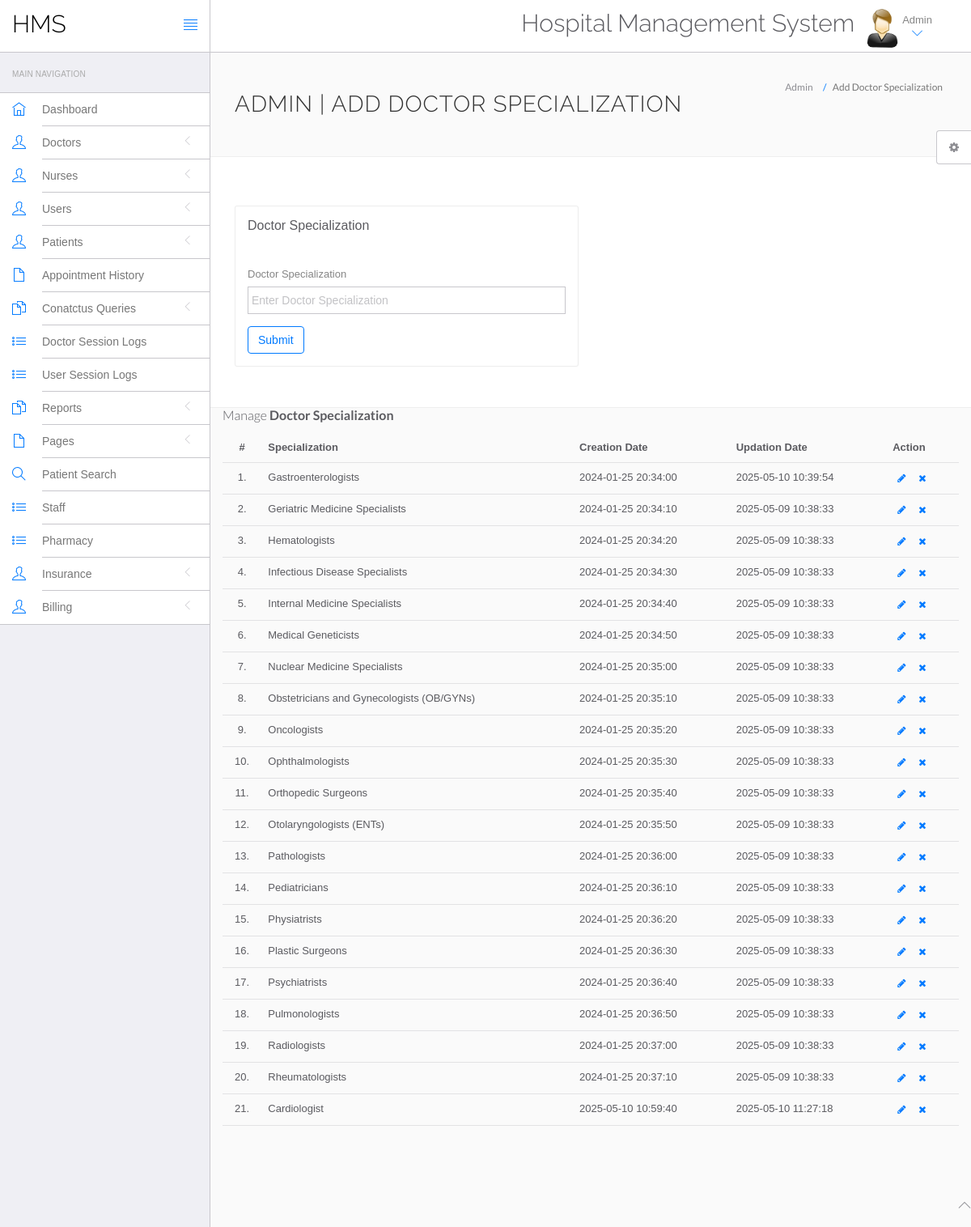
Page /hms/admin/doctor-specilization.php (signed in) on the committed database.
### tables this page shows
CREATE TABLE `doctorspecilization` (
  `id` int(11) NOT NULL,
  `specialization` varchar(255) DEFAULT NULL,
  `creationDate` timestamp NOT NULL DEFAULT current_timestamp(),
  `updationDate` timestamp NOT NULL DEFAULT current_timestamp() ON UPDATE current_timestamp()
);

### hms/admin/doctor-specilization.php (the view, shortened to what this page needs)
<?php
include('include/config.php');
if (strlen($_SESSION['id'] == 0)) {
    header('location:logout.php');
} else {
?>
<!DOCTYPE html>
<html lang="en">
    <head>
        <link rel="stylesheet" href="vendor/bootstrap/css/bootstrap.min.css">
        <link rel="stylesheet" href="vendor/fontawesome/css/font-awesome.min.css">
        <link rel="stylesheet" href="vendor/themify-icons/themify-icons.min.css">
        <link href="vendor/animate.css/animate.min.css" rel="stylesheet" media="screen">
        <link href="vendor/perfect-scrollbar/perfect-scrollbar.min.css" rel="stylesheet" media="screen">
        <link href="vendor/switchery/switchery.min.css" rel="stylesheet" media="screen">
        <link href="vendor/bootstrap-touchspin/jquery.bootstrap-touchspin.min.css" rel="stylesheet" media="screen">
        <link href="vendor/select2/select2.min.css" rel="stylesheet" media="screen">
        <link href="vendor/bootstrap-datepicker/bootstrap-datepicker3.standalone.min.css" rel="stylesheet" media="screen">
        <link href="vendor/bootstrap-timepicker/bootstrap-timepicker.min.css" rel="stylesheet" media="screen">
        <link rel="stylesheet" href="assets/css/styles.css">
        <link rel="stylesheet" href="assets/css/plugins.css">
        <link rel="stylesheet" href="assets/css/themes/theme-1.css" id="skin_color" />
    </head>
    <body>
        <div id="app">
<?php include('include/sidebar.php');?>
            <div class="app-content">
                    <?php include('include/header.php');?>
                <div class="main-content" >
                    <div class="wrap-content container" id="container">
                        <section id="page-title">
                            <div class="row">
                                <div class="col-sm-8">
                                    <h1 class="mainTitle">Admin | Add Doctor Specialization</h1>
                                                                        </div>
                                <ol class="breadcrumb">
                                    <li>
                                        <span>Admin</span>
                                    </li>
                                    <li class="active">
                                        <span>Add Doctor Specialization</span>
                                    </li>
                                </ol>
                            </div>
                        </section>
                        <div class="container-fluid container-fullw bg-white">
                            <div class="row">
                                <div class="col-md-12">
                                    <div class="row margin-top-30">
                                        <div class="col-lg-6 col-md-12">
                                            <div class="panel panel-white">
                                                <div class="panel-heading">
                                                    <h5 class="panel-title">Doctor Specialization</h5>
                                                </div>
                                                <div class="panel-body">
                                                    <form role="form" name="dcotorspcl" method="post" >
                                                        <div class="form-group">
                                                            <label for="exampleInputEmail1">
                                                                Doctor Specialization
                                                            </label>
                                                            <input type="text" name="doctorspecilization" class="form-control"  placeholder="Enter Doctor Specialization">
                                                        </div>
                                                        <button type="submit" name="submit" class="btn btn-o btn-primary">
                                                            Submit
                                                        </button>
                                                    </form>
                                                </div>
                                            </div>
                                        </div>
                                    </div>
                                </div>
                            </div>
                        </div>
                        <div class="row">
                            <div class="col-md-12">
                                <h5 class="over-title margin-bottom-15">Manage <span class="text-bold">Doctor Specialization</span></h5>
                                <table class="table table-hover" id="sample-table-1">
                                    <thead>
                                        <tr>
                                            <th class="center">#</th>
                                            <th>Specialization</th>
                                            <th class="hidden-xs">Creation Date</th>
                                            <th>Updation Date</th>
                                            <th>Action</th>
                                        </tr>
                                    </thead>
                                    <tbody>
<?php
$sql=mysqli_query($con,"SELECT * FROM doctorspecilization");
$cnt=1;
while($row=mysqli_fetch_array($sql))
{
?>
                                        <tr>
                                            <td class="center"><?php echo $cnt;?>.</td>
                                            <td class="hidden-xs"><?php echo $row['specialization'];?></td>
                                            <td><?php echo $row['creationDate'];?></td>
                                            <td><?php echo $row['updationDate'];?>
                                            </td>
                                            <td>
                                            <div class="visible-md visible-lg hidden-sm hidden-xs">
                                                <a href="edit-doctor-specialization.php?id=<?php echo $row['id'];?>" class="btn btn-transparent btn-xs" tooltip-placement="top" tooltip="Edit"><i class="fa fa-pencil"></i></a>
                                                <a href="doctor-specilization.php?id=<?php echo $row['id']?>&del=delete" onClick="return confirm('Are you sure you want to delete?')"class="btn btn-transparent btn-xs tooltips" tooltip-placement="top" tooltip="Remove\"><i class="fa fa-times fa fa-white\"></i></a>
                                            </div>
                                            </td>
                                        </tr>
                                        <?php
$cnt=$cnt+1;
}?>
                                    </tbody>
                                </table>
                            </div>
                        </div>
                    </div>
                </div>
            </div>
        </div>
        <?php include('include/footer.php');?>
        <?php include('include/setting.php');?>
        </body>
</html>
<?php } ?>

### hms/admin/assets/css/themes/theme-1.css (style rules this page uses)
body { background: #FAFAFA; }

### rows in the picture
doctorspecilization: specialization "Gastroenterologists", creationDate "2024-01-25 20:34:00", updationDate "2025-05-10 10:39:54"
doctorspecilization: specialization "Geriatric Medicine Specialists", creationDate "2024-01-25 20:34:10", updationDate "2025-05-09 10:38:33"
doctorspecilization: specialization "Hematologists", creationDate "2024-01-25 20:34:20", updationDate "2025-05-09 10:38:33"
doctorspecilization: specialization "Infectious Disease Specialists", creationDate "2024-01-25 20:34:30", updationDate "2025-05-09 10:38:33"
doctorspecilization: specialization "Internal Medicine Specialists", creationDate "2024-01-25 20:34:40", updationDate "2025-05-09 10:38:33"
doctorspecilization: specialization "Medical Geneticists", creationDate "2024-01-25 20:34:50", updationDate "2025-05-09 10:38:33"
doctorspecilization: specialization "Nuclear Medicine Specialists", creationDate "2024-01-25 20:35:00", updationDate "2025-05-09 10:38:33"
doctorspecilization: specialization "Obstetricians and Gynecologists (OB/GYNs)", creationDate "2024-01-25 20:35:10", updationDate "2025-05-09 10:38:33"
doctorspecilization: specialization "Oncologists", creationDate "2024-01-25 20:35:20", updationDate "2025-05-09 10:38:33"
doctorspecilization: specialization "Ophthalmologists", creationDate "2024-01-25 20:35:30", updationDate "2025-05-09 10:38:33"
doctorspecilization: specialization "Orthopedic Surgeons", creationDate "2024-01-25 20:35:40", updationDate "2025-05-09 10:38:33"
doctorspecilization: specialization "Otolaryngologists (ENTs)", creationDate "2024-01-25 20:35:50", updationDate "2025-05-09 10:38:33"
doctorspecilization: specialization "Pathologists", creationDate "2024-01-25 20:36:00", updationDate "2025-05-09 10:38:33"
doctorspecilization: specialization "Pediatricians", creationDate "2024-01-25 20:36:10", updationDate "2025-05-09 10:38:33"
doctorspecilization: specialization "Physiatrists", creationDate "2024-01-25 20:36:20", updationDate "2025-05-09 10:38:33"
doctorspecilization: specialization "Plastic Surgeons", creationDate "2024-01-25 20:36:30", updationDate "2025-05-09 10:38:33"
doctorspecilization: specialization "Psychiatrists", creationDate "2024-01-25 20:36:40", updationDate "2025-05-09 10:38:33"
doctorspecilization: specialization "Pulmonologists", creationDate "2024-01-25 20:36:50", updationDate "2025-05-09 10:38:33"
doctorspecilization: specialization "Radiologists", creationDate "2024-01-25 20:37:00", updationDate "2025-05-09 10:38:33"
doctorspecilization: specialization "Rheumatologists", creationDate "2024-01-25 20:37:10", updationDate "2025-05-09 10:38:33"
doctorspecilization: specialization "Cardiologist", creationDate "2025-05-10 10:59:40", updationDate "2025-05-10 11:27:18"
